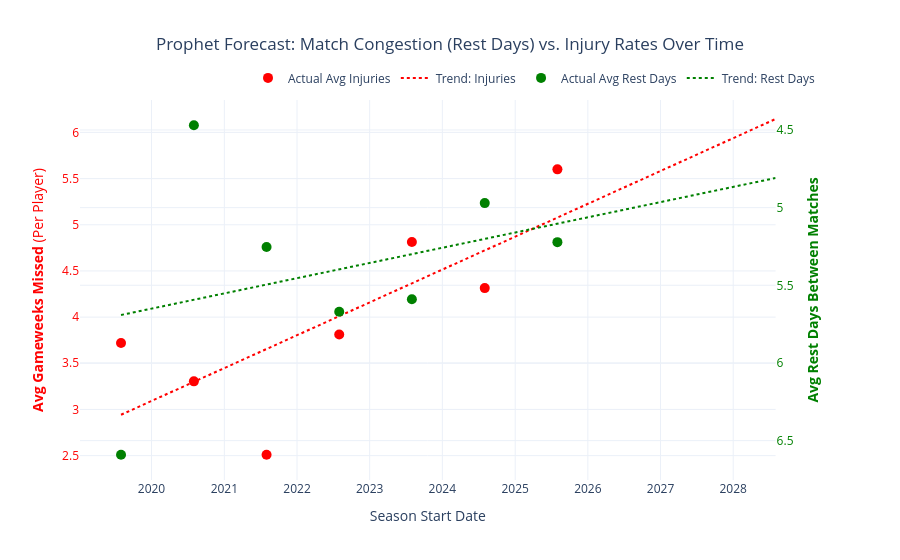

Notebook code cell kept with this figure:
### Code cell
import pandas as pd
from prophet import Prophet
import plotly.graph_objects as go
from plotly.subplots import make_subplots

# (Assuming master_prem_fixtures and master_absences are already loaded in memory)

# ==========================================
# 1. DATA AGGREGATION
# ==========================================
# A. Average Injuries per Player 
team_squads = master_absences.groupby(['season', 'team_name'])['player_name'].nunique().reset_index(name='squad_size')
season_squads = team_squads.groupby('season')['squad_size'].sum().reset_index()

injuries_df = master_absences[master_absences['player_status'] == 'Absence/injury']
season_injuries = injuries_df.groupby('season').size().reset_index(name='total_injuries')

ts_injuries = pd.merge(season_squads, season_injuries, on='season', how='left')
ts_injuries['total_injuries'] = ts_injuries['total_injuries'].fillna(0)
ts_injuries['avg_injuries'] = ts_injuries['total_injuries'] / ts_injuries['squad_size']

# B. Average Rest Days per Match
master_prem_fixtures['date'] = pd.to_datetime(master_prem_fixtures['date'])
fixtures_sorted = master_prem_fixtures.sort_values(by=['team_name', 'date'])
fixtures_sorted['rest_days'] = fixtures_sorted.groupby(['team_name', 'season'])['date'].diff().dt.days
valid_rest_days = fixtures_sorted.dropna(subset=['rest_days'])
season_rest_df = valid_rest_days.groupby('season')['rest_days'].mean().reset_index(name='avg_rest_days')

# C. Master Time Series Dataset
ts_master = pd.merge(ts_injuries, season_rest_df, on='season', how='inner')
ts_master['ds'] = pd.to_datetime(ts_master['season'].str[:4] + '-08-01')

# ==========================================
# 2. CALCULATE CORRELATION & R-SQUARED
# ==========================================
# Calculate Pearson Correlation Coefficient (r)
correlation = ts_master['avg_rest_days'].corr(ts_master['avg_injuries'])

# Calculate R-squared
r_squared = correlation ** 2

print(f"[*] Pearson Correlation (r): {correlation:.3f}")
print(f"[*] R-squared (R²): {r_squared:.3f}")

# ==========================================
# 3. TRAIN DUAL PROPHET MODELS
# ==========================================
future_dates = pd.to_datetime([f"{y}-08-01" for y in [2026, 2027, 2028]])
future_df = pd.DataFrame({'ds': pd.concat([ts_master['ds'], pd.Series(future_dates)], ignore_index=True)})

# Model 1: Injuries
m_inj = Prophet(yearly_seasonality=False, weekly_seasonality=False, daily_seasonality=False)
m_inj.fit(ts_master[['ds', 'avg_injuries']].rename(columns={'avg_injuries': 'y'}))
forecast_inj = m_inj.predict(future_df)

# Model 2: Rest Days
m_rest = Prophet(yearly_seasonality=False, weekly_seasonality=False, daily_seasonality=False)
m_rest.fit(ts_master[['ds', 'avg_rest_days']].rename(columns={'avg_rest_days': 'y'}))
forecast_rest = m_rest.predict(future_df)

# ==========================================
# 4. BUILD DUAL-AXIS PLOTLY GRAPH
# ==========================================
fig = make_subplots(specs=[[{"secondary_y": True}]])

# --- TRACE 1: INJURIES (Left Axis - Red) ---
fig.add_trace(
    go.Scatter(x=ts_master['ds'], y=ts_master['avg_injuries'], name="Actual Avg Injuries",
               mode='markers', marker=dict(color='red', size=10)),
    secondary_y=False,
)
fig.add_trace(
    go.Scatter(x=forecast_inj['ds'], y=forecast_inj['trend'], name="Trend: Injuries",
               mode='lines', line=dict(color='red', dash='dot')),
    secondary_y=False,
)

# --- TRACE 2: REST DAYS (Right Axis - Green) ---
fig.add_trace(
    go.Scatter(x=ts_master['ds'], y=ts_master['avg_rest_days'], name="Actual Avg Rest Days",
               mode='markers', marker=dict(color='green', size=10)),
    secondary_y=True,
)
fig.add_trace(
    go.Scatter(x=forecast_rest['ds'], y=forecast_rest['trend'], name="Trend: Rest Days",
               mode='lines', line=dict(color='green', dash='dot')),
    secondary_y=True,
)

# ==========================================
# 5. POLISH AND ANNOTATE
# ==========================================
fig.update_layout(
    title='Prophet Forecast: Match Congestion (Rest Days) vs. Injury Rates Over Time',
    title_x=0.5,
    template='plotly_white',
    hovermode='x unified',
    legend=dict(orientation="h", yanchor="bottom", y=1.02, xanchor="right", x=1)
)

fig.update_xaxes(title_text="Season Start Date")
fig.update_yaxes(title_text="<b>Avg Gameweeks Missed</b> (Per Player)", color="red", secondary_y=False)
fig.update_yaxes(title_text="<b>Avg Rest Days Between Matches</b>", color="green", secondary_y=True, autorange="reversed")

fig.show()

### Figure 1 — Plotly figure (JSON) as saved in the notebook; plotly's stock layout.template omitted (floating-point values rounded to 4 significant figures)
{"data": [{"marker": {"color": "red", "size": 10}, "mode": "markers", "name": "Actual Avg Injuries", "type": "scatter", "x": ["2019-08-01T00:00:00.000000", "2020-08-01T00:00:00.000000", "2021-08-01T00:00:00.000000", "2022-08-01T00:00:00.000000", "2023-08-01T00:00:00.000000", "2024-08-01T00:00:00.000000", "2025-08-01T00:00:00.000000"], "xaxis": "x", "y": [3.72, 3.304, 2.51, 3.812, 4.814, 4.314, 5.6], "yaxis": "y"}, {"line": {"color": "red", "dash": "dot"}, "mode": "lines", "name": "Trend: Injuries", "type": "scatter", "x": ["2019-08-01T00:00:00.000000", "2020-08-01T00:00:00.000000", "2021-08-01T00:00:00.000000", "2022-08-01T00:00:00.000000", "2023-08-01T00:00:00.000000", "2024-08-01T00:00:00.000000", "2025-08-01T00:00:00.000000", "2026-08-01T00:00:00.000000", "2027-08-01T00:00:00.000000", "2028-08-01T00:00:00.000000"], "xaxis": "x", "y": [2.943, 3.299, 3.655, 4.01, 4.366, 4.722, 5.078, 5.433, 5.789, 6.145], "yaxis": "y"}, {"marker": {"color": "green", "size": 10}, "mode": "markers", "name": "Actual Avg Rest Days", "type": "scatter", "x": ["2019-08-01T00:00:00.000000", "2020-08-01T00:00:00.000000", "2021-08-01T00:00:00.000000", "2022-08-01T00:00:00.000000", "2023-08-01T00:00:00.000000", "2024-08-01T00:00:00.000000", "2025-08-01T00:00:00.000000"], "xaxis": "x", "y": [6.591, 4.47, 5.253, 5.67, 5.59, 4.971, 5.222], "yaxis": "y2"}, {"line": {"color": "green", "dash": "dot"}, "mode": "lines", "name": "Trend: Rest Days", "type": "scatter", "x": ["2019-08-01T00:00:00.000000", "2020-08-01T00:00:00.000000", "2021-08-01T00:00:00.000000", "2022-08-01T00:00:00.000000", "2023-08-01T00:00:00.000000", "2024-08-01T00:00:00.000000", "2025-08-01T00:00:00.000000", "2026-08-01T00:00:00.000000", "2027-08-01T00:00:00.000000", "2028-08-01T00:00:00.000000"], "xaxis": "x", "y": [5.691, 5.593, 5.495, 5.397, 5.299, 5.201, 5.103, 5.005, 4.907, 4.809], "yaxis": "y2"}], "layout": {"hovermode": "x unified", "legend": {"orientation": "h", "x": 1, "xanchor": "right", "y": 1.02, "yanchor": "bottom"}, "title": {"text": "Prophet Forecast: Match Congestion (Rest Days) vs. Injury Rates Over Time", "x": 0.5}, "xaxis": {"anchor": "y", "domain": [0, 0.94], "title": {"text": "Season Start Date"}}, "yaxis": {"anchor": "x", "color": "red", "domain": [0, 1], "title": {"text": "<b>Avg Gameweeks Missed</b> (Per Player)"}}, "yaxis2": {"anchor": "x", "autorange": "reversed", "color": "green", "overlaying": "y", "side": "right", "title": {"text": "<b>Avg Rest Days Between Matches</b>"}}}}
